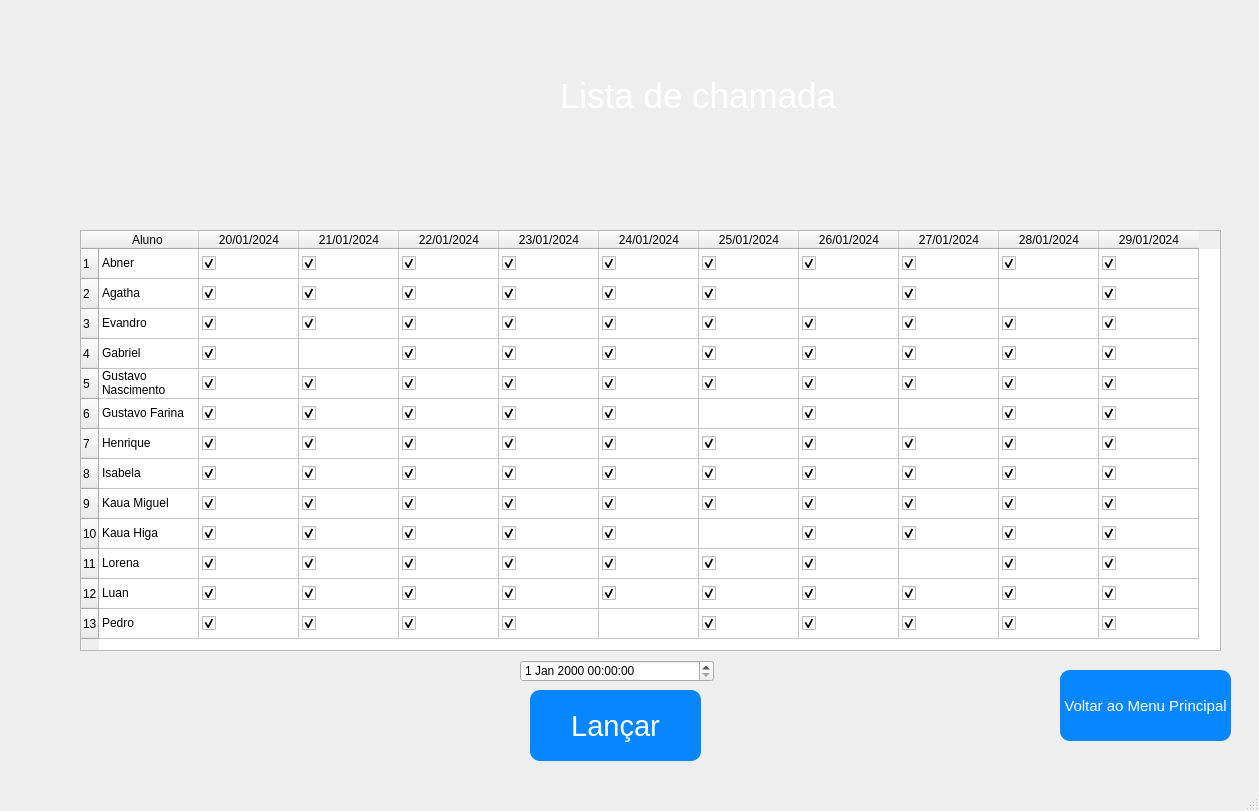
<?xml version="1.0" encoding="UTF-8"?>
<ui version="4.0">
 <class>MainWindow</class>
 <widget class="QMainWindow" name="MainWindow">
  <property name="geometry">
   <rect>
    <x>0</x>
    <y>0</y>
    <width>1259</width>
    <height>811</height>
   </rect>
  </property>
  <property name="windowTitle">
   <string>MainWindow</string>
  </property>
  <widget class="QWidget" name="centralwidget">
   <widget class="QLabel" name="label">
    <property name="geometry">
     <rect>
      <x>10</x>
      <y>10</y>
      <width>1271</width>
      <height>791</height>
     </rect>
    </property>
    <property name="font">
     <font>
      <pointsize>6</pointsize>
     </font>
    </property>
    <property name="text">
     <string/>
    </property>
    <property name="pixmap">
     <pixmap>../Imagens/5052425-abstrato-fundo-amarelo-e-azul-vetor.jpg</pixmap>
    </property>
    <property name="scaledContents">
     <bool>true</bool>
    </property>
   </widget>
   <widget class="QLabel" name="label_2">
    <property name="geometry">
     <rect>
      <x>0</x>
      <y>0</y>
      <width>481</width>
      <height>241</height>
     </rect>
    </property>
    <property name="text">
     <string/>
    </property>
    <property name="pixmap">
     <pixmap>../Imagens/Logo_Senac_COR.png</pixmap>
    </property>
    <property name="scaledContents">
     <bool>true</bool>
    </property>
   </widget>
   <widget class="QPushButton" name="avaliacao">
    <property name="geometry">
     <rect>
      <x>530</x>
      <y>690</y>
      <width>171</width>
      <height>71</height>
     </rect>
    </property>
    <property name="font">
     <font>
      <pointsize>22</pointsize>
     </font>
    </property>
    <property name="styleSheet">
     <string notr="true">background-color:#0787ff;
color:#ffffff;
border-radius:10px;
</string>
    </property>
    <property name="text">
     <string>Lançar</string>
    </property>
   </widget>
   <widget class="QLabel" name="label_3">
    <property name="geometry">
     <rect>
      <x>560</x>
      <y>50</y>
      <width>281</width>
      <height>91</height>
     </rect>
    </property>
    <property name="font">
     <font>
      <pointsize>26</pointsize>
     </font>
    </property>
    <property name="styleSheet">
     <string notr="true">color:#ffffff;</string>
    </property>
    <property name="text">
     <string>Lista de chamada</string>
    </property>
   </widget>
   <widget class="QTableWidget" name="tableWidget">
    <property name="geometry">
     <rect>
      <x>80</x>
      <y>230</y>
      <width>1141</width>
      <height>421</height>
     </rect>
    </property>
    <row>
     <property name="text">
      <string>1</string>
     </property>
    </row>
    <row>
     <property name="text">
      <string>2</string>
     </property>
    </row>
    <row>
     <property name="text">
      <string>3</string>
     </property>
    </row>
    <row>
     <property name="text">
      <string>4</string>
     </property>
    </row>
    <row>
     <property name="text">
      <string>5</string>
     </property>
    </row>
    <row>
     <property name="text">
      <string>6</string>
     </property>
    </row>
    <row>
     <property name="text">
      <string>7</string>
     </property>
    </row>
    <row>
     <property name="text">
      <string>8</string>
     </property>
    </row>
    <row>
     <property name="text">
      <string>9</string>
     </property>
    </row>
    <row>
     <property name="text">
      <string>10</string>
     </property>
    </row>
    <row>
     <property name="text">
      <string>11</string>
     </property>
    </row>
    <row>
     <property name="text">
      <string>12</string>
     </property>
    </row>
    <row>
     <property name="text">
      <string>13</string>
     </property>
    </row>
    <column>
     <property name="text">
      <string>Aluno </string>
     </property>
    </column>
    <column>
     <property name="text">
      <string>20/01/2024</string>
     </property>
    </column>
    <column>
     <property name="text">
      <string>21/01/2024</string>
     </property>
    </column>
    <column>
     <property name="text">
      <string>22/01/2024</string>
     </property>
    </column>
    <column>
     <property name="text">
      <string>23/01/2024</string>
     </property>
    </column>
    <column>
     <property name="text">
      <string>24/01/2024</string>
     </property>
    </column>
    <column>
     <property name="text">
      <string>25/01/2024</string>
     </property>
    </column>
    <column>
     <property name="text">
      <string>26/01/2024</string>
     </property>
    </column>
    <column>
     <property name="text">
      <string>27/01/2024</string>
     </property>
    </column>
    <column>
     <property name="text">
      <string>28/01/2024</string>
     </property>
    </column>
    <column>
     <property name="text">
      <string>29/01/2024</string>
     </property>
    </column>
    <item row="0" column="0">
     <property name="text">
      <string>Abner</string>
     </property>
    </item>
    <item row="0" column="1">
     <property name="text">
      <string/>
     </property>
     <property name="checkState">
      <enum>Checked</enum>
     </property>
    </item>
    <item row="0" column="2">
     <property name="text">
      <string/>
     </property>
     <property name="checkState">
      <enum>Checked</enum>
     </property>
    </item>
    <item row="0" column="3">
     <property name="text">
      <string/>
     </property>
     <property name="checkState">
      <enum>Checked</enum>
     </property>
    </item>
    <item row="0" column="4">
     <property name="text">
      <string/>
     </property>
     <property name="checkState">
      <enum>Checked</enum>
     </property>
    </item>
    <item row="0" column="5">
     <property name="text">
      <string/>
     </property>
     <property name="checkState">
      <enum>Checked</enum>
     </property>
    </item>
    <item row="0" column="6">
     <property name="text">
      <string/>
     </property>
     <property name="checkState">
      <enum>Checked</enum>
     </property>
    </item>
    <item row="0" column="7">
     <property name="text">
      <string/>
     </property>
     <property name="checkState">
      <enum>Checked</enum>
     </property>
    </item>
    <item row="0" column="8">
     <property name="text">
      <string/>
     </property>
     <property name="checkState">
      <enum>Checked</enum>
     </property>
    </item>
    <item row="0" column="9">
     <property name="text">
      <string/>
     </property>
     <property name="checkState">
      <enum>Checked</enum>
     </property>
    </item>
    <item row="0" column="10">
     <property name="text">
      <string/>
     </property>
     <property name="checkState">
      <enum>Checked</enum>
     </property>
    </item>
    <item row="1" column="0">
     <property name="text">
      <string>Agatha</string>
     </property>
    </item>
    <item row="1" column="1">
     <property name="text">
      <string/>
     </property>
     <property name="checkState">
      <enum>Checked</enum>
     </property>
    </item>
    <item row="1" column="2">
     <property name="text">
      <string/>
     </property>
     <property name="checkState">
      <enum>Checked</enum>
     </property>
    </item>
    <item row="1" column="3">
     <property name="text">
      <string/>
     </property>
     <property name="checkState">
      <enum>Checked</enum>
     </property>
    </item>
    <item row="1" column="4">
     <property name="text">
      <string/>
     </property>
     <property name="checkState">
      <enum>Checked</enum>
     </property>
    </item>
    <item row="1" column="5">
     <property name="text">
      <string/>
     </property>
     <property name="checkState">
      <enum>Checked</enum>
     </property>
    </item>
    <item row="1" column="6">
     <property name="text">
      <string/>
     </property>
     <property name="checkState">
      <enum>Checked</enum>
     </property>
    </item>
    <item row="1" column="7">
     <property name="text">
      <string/>
     </property>
     <property name="checkState">
      <enum>Unchecked</enum>
     </property>
    </item>
    <item row="1" column="8">
     <property name="text">
      <string/>
     </property>
     <property name="checkState">
      <enum>Checked</enum>
     </property>
    </item>
    <item row="1" column="9">
     <property name="text">
      <string/>
     </property>
     <property name="checkState">
      <enum>Unchecked</enum>
     </property>
    </item>
    <item row="1" column="10">
     <property name="text">
      <string/>
     </property>
     <property name="checkState">
      <enum>Checked</enum>
     </property>
    </item>
    <item row="2" column="0">
     <property name="text">
      <string>Evandro</string>
     </property>
    </item>
    <item row="2" column="1">
     <property name="text">
      <string/>
     </property>
     <property name="checkState">
      <enum>Checked</enum>
     </property>
    </item>
    <item row="2" column="2">
     <property name="text">
      <string/>
     </property>
     <property name="checkState">
      <enum>Checked</enum>
     </property>
    </item>
    <item row="2" column="3">
     <property name="text">
      <string/>
     </property>
     <property name="checkState">
      <enum>Checked</enum>
     </property>
    </item>
    <item row="2" column="4">
     <property name="text">
      <string/>
     </property>
     <property name="checkState">
      <enum>Checked</enum>
     </property>
    </item>
    <item row="2" column="5">
     <property name="text">
      <string/>
     </property>
     <property name="checkState">
      <enum>Checked</enum>
     </property>
    </item>
    <item row="2" column="6">
     <property name="text">
      <string/>
     </property>
     <property name="checkState">
      <enum>Checked</enum>
     </property>
    </item>
    <item row="2" column="7">
     <property name="text">
      <string/>
     </property>
     <property name="checkState">
      <enum>Checked</enum>
     </property>
    </item>
    <item row="2" column="8">
     <property name="text">
      <string/>
     </property>
     <property name="checkState">
      <enum>Checked</enum>
     </property>
    </item>
    <item row="2" column="9">
     <property name="text">
      <string/>
     </property>
     <property name="checkState">
      <enum>Checked</enum>
     </property>
    </item>
    <item row="2" column="10">
     <property name="text">
      <string/>
     </property>
     <property name="checkState">
      <enum>Checked</enum>
     </property>
    </item>
    <item row="3" column="0">
     <property name="text">
      <string>Gabriel</string>
     </property>
    </item>
    <item row="3" column="1">
     <property name="text">
      <string/>
     </property>
     <property name="checkState">
      <enum>Checked</enum>
     </property>
    </item>
    <item row="3" column="2">
     <property name="text">
      <string/>
     </property>
     <property name="checkState">
      <enum>Unchecked</enum>
     </property>
    </item>
    <item row="3" column="3">
     <property name="text">
      <string/>
     </property>
     <property name="checkState">
      <enum>Checked</enum>
     </property>
    </item>
    <item row="3" column="4">
     <property name="text">
      <string/>
     </property>
     <property name="checkState">
      <enum>Checked</enum>
     </property>
    </item>
    <item row="3" column="5">
     <property name="text">
      <string/>
     </property>
     <property name="checkState">
      <enum>Checked</enum>
     </property>
    </item>
    <item row="3" column="6">
     <property name="text">
      <string/>
     </property>
     <property name="checkState">
      <enum>Checked</enum>
     </property>
    </item>
    <item row="3" column="7">
     <property name="text">
      <string/>
     </property>
     <property name="checkState">
      <enum>Checked</enum>
     </property>
    </item>
    <item row="3" column="8">
     <property name="text">
      <string/>
     </property>
     <property name="checkState">
      <enum>Checked</enum>
     </property>
    </item>
    <item row="3" column="9">
     <property name="text">
      <string/>
     </property>
     <property name="checkState">
      <enum>Checked</enum>
     </property>
    </item>
    <item row="3" column="10">
     <property name="text">
      <string/>
     </property>
     <property name="checkState">
      <enum>Checked</enum>
     </property>
    </item>
    <item row="4" column="0">
     <property name="text">
      <string>Gustavo Nascimento</string>
     </property>
    </item>
    <item row="4" column="1">
     <property name="text">
      <string/>
     </property>
     <property name="checkState">
      <enum>Checked</enum>
     </property>
    </item>
    <item row="4" column="2">
     <property name="text">
      <string/>
     </property>
     <property name="checkState">
      <enum>Checked</enum>
     </property>
    </item>
    <item row="4" column="3">
     <property name="text">
      <string/>
     </property>
     <property name="checkState">
      <enum>Checked</enum>
     </property>
    </item>
    <item row="4" column="4">
     <property name="text">
      <string/>
     </property>
     <property name="checkState">
      <enum>Checked</enum>
     </property>
    </item>
    <item row="4" column="5">
     <property name="text">
      <string/>
     </property>
     <property name="checkState">
      <enum>Checked</enum>
     </property>
    </item>
    <item row="4" column="6">
     <property name="text">
      <string/>
     </property>
     <property name="checkState">
      <enum>Checked</enum>
     </property>
    </item>
    <item row="4" column="7">
     <property name="text">
      <string/>
     </property>
     <property name="checkState">
      <enum>Checked</enum>
     </property>
    </item>
    <item row="4" column="8">
     <property name="text">
      <string/>
     </property>
     <property name="checkState">
      <enum>Checked</enum>
     </property>
    </item>
    <item row="4" column="9">
     <property name="text">
      <string/>
     </property>
     <property name="checkState">
      <enum>Checked</enum>
     </property>
    </item>
    <item row="4" column="10">
     <property name="text">
      <string/>
     </property>
     <property name="checkState">
      <enum>Checked</enum>
     </property>
    </item>
    <item row="5" column="0">
     <property name="text">
      <string>Gustavo Farina</string>
     </property>
    </item>
    <item row="5" column="1">
     <property name="text">
      <string/>
     </property>
     <property name="checkState">
      <enum>Checked</enum>
     </property>
    </item>
    <item row="5" column="2">
     <property name="text">
      <string/>
     </property>
     <property name="checkState">
      <enum>Checked</enum>
     </property>
    </item>
    <item row="5" column="3">
     <property name="text">
      <string/>
     </property>
     <property name="checkState">
      <enum>Checked</enum>
     </property>
    </item>
    <item row="5" column="4">
     <property name="text">
      <string/>
     </property>
     <property name="checkState">
      <enum>Checked</enum>
     </property>
    </item>
    <item row="5" column="5">
     <property name="text">
      <string/>
     </property>
     <property name="checkState">
      <enum>Checked</enum>
     </property>
    </item>
    <item row="5" column="6">
     <property name="text">
      <string/>
     </property>
     <property name="checkState">
      <enum>Unchecked</enum>
     </property>
    </item>
    <item row="5" column="7">
     <property name="text">
      <string/>
     </property>
     <property name="checkState">
      <enum>Checked</enum>
     </property>
    </item>
    <item row="5" column="8">
     <property name="text">
      <string/>
     </property>
     <property name="checkState">
      <enum>Unchecked</enum>
     </property>
    </item>
    <item row="5" column="9">
     <property name="text">
      <string/>
     </property>
     <property name="checkState">
      <enum>Checked</enum>
     </property>
    </item>
    <item row="5" column="10">
     <property name="text">
      <string/>
     </property>
     <property name="checkState">
      <enum>Checked</enum>
     </property>
    </item>
    <item row="6" column="0">
     <property name="text">
      <string>Henrique</string>
     </property>
    </item>
    <item row="6" column="1">
     <property name="text">
      <string/>
     </property>
     <property name="checkState">
      <enum>Checked</enum>
     </property>
    </item>
    <item row="6" column="2">
     <property name="text">
      <string/>
     </property>
     <property name="checkState">
      <enum>Checked</enum>
     </property>
    </item>
    <item row="6" column="3">
     <property name="text">
      <string/>
     </property>
     <property name="checkState">
      <enum>Checked</enum>
     </property>
    </item>
    <item row="6" column="4">
     <property name="text">
      <string/>
     </property>
     <property name="checkState">
      <enum>Checked</enum>
     </property>
    </item>
    <item row="6" column="5">
     <property name="text">
      <string/>
     </property>
     <property name="checkState">
      <enum>Checked</enum>
     </property>
    </item>
    <item row="6" column="6">
     <property name="text">
      <string/>
     </property>
     <property name="checkState">
      <enum>Checked</enum>
     </property>
    </item>
    <item row="6" column="7">
     <property name="text">
      <string/>
     </property>
     <property name="checkState">
      <enum>Checked</enum>
     </property>
    </item>
    <item row="6" column="8">
     <property name="text">
      <string/>
     </property>
     <property name="checkState">
      <enum>Checked</enum>
     </property>
    </item>
    <item row="6" column="9">
     <property name="text">
      <string/>
     </property>
     <property name="checkState">
      <enum>Checked</enum>
     </property>
    </item>
    <item row="6" column="10">
     <property name="text">
      <string/>
     </property>
     <property name="checkState">
      <enum>Checked</enum>
     </property>
    </item>
    <item row="7" column="0">
     <property name="text">
      <string>Isabela</string>
     </property>
    </item>
    <item row="7" column="1">
     <property name="text">
      <string/>
     </property>
     <property name="checkState">
      <enum>Checked</enum>
     </property>
    </item>
    <item row="7" column="2">
     <property name="text">
      <string/>
     </property>
     <property name="checkState">
      <enum>Checked</enum>
     </property>
    </item>
    <item row="7" column="3">
     <property name="text">
      <string/>
     </property>
     <property name="checkState">
      <enum>Checked</enum>
     </property>
    </item>
    <item row="7" column="4">
     <property name="text">
      <string/>
     </property>
     <property name="checkState">
      <enum>Checked</enum>
     </property>
    </item>
    <item row="7" column="5">
     <property name="text">
      <string/>
     </property>
     <property name="checkState">
      <enum>Checked</enum>
     </property>
    </item>
    <item row="7" column="6">
     <property name="text">
      <string/>
     </property>
     <property name="checkState">
      <enum>Checked</enum>
     </property>
    </item>
    <item row="7" column="7">
     <property name="text">
      <string/>
     </property>
     <property name="checkState">
      <enum>Checked</enum>
     </property>
    </item>
    <item row="7" column="8">
     <property name="text">
      <string/>
     </property>
     <property name="checkState">
      <enum>Checked</enum>
     </property>
    </item>
    <item row="7" column="9">
     <property name="text">
      <string/>
     </property>
     <property name="checkState">
      <enum>Checked</enum>
     </property>
    </item>
    <item row="7" column="10">
     <property name="text">
      <string/>
     </property>
     <property name="checkState">
      <enum>Checked</enum>
     </property>
    </item>
    <item row="8" column="0">
     <property name="text">
      <string>Kaua Miguel</string>
     </property>
    </item>
    <item row="8" column="1">
     <property name="text">
      <string/>
     </property>
     <property name="checkState">
      <enum>Checked</enum>
     </property>
    </item>
    <item row="8" column="2">
     <property name="text">
      <string/>
     </property>
     <property name="checkState">
      <enum>Checked</enum>
     </property>
    </item>
    <item row="8" column="3">
     <property name="text">
      <string/>
     </property>
     <property name="checkState">
      <enum>Checked</enum>
     </property>
    </item>
    <item row="8" column="4">
     <property name="text">
      <string/>
     </property>
     <property name="checkState">
      <enum>Checked</enum>
     </property>
    </item>
    <item row="8" column="5">
     <property name="text">
      <string/>
     </property>
     <property name="checkState">
      <enum>Checked</enum>
     </property>
    </item>
    <item row="8" column="6">
     <property name="text">
      <string/>
     </property>
     <property name="checkState">
      <enum>Checked</enum>
     </property>
    </item>
    <item row="8" column="7">
     <property name="text">
      <string/>
     </property>
     <property name="checkState">
      <enum>Checked</enum>
     </property>
    </item>
    <item row="8" column="8">
     <property name="text">
      <string/>
     </property>
     <property name="checkState">
      <enum>Checked</enum>
     </property>
    </item>
    <item row="8" column="9">
     <property name="text">
      <string/>
     </property>
     <property name="checkState">
      <enum>Checked</enum>
     </property>
    </item>
    <item row="8" column="10">
     <property name="text">
      <string/>
     </property>
     <property name="checkState">
      <enum>Checked</enum>
     </property>
    </item>
    <item row="9" column="0">
     <property name="text">
      <string>Kaua Higa</string>
     </property>
    </item>
    <item row="9" column="1">
     <property name="text">
      <string/>
     </property>
     <property name="checkState">
      <enum>Checked</enum>
     </property>
    </item>
    <item row="9" column="2">
     <property name="text">
      <string/>
     </property>
     <property name="checkState">
      <enum>Checked</enum>
     </property>
    </item>
    <item row="9" column="3">
     <property name="text">
      <string/>
     </property>
     <property name="checkState">
      <enum>Checked</enum>
     </property>
    </item>
    <item row="9" column="4">
     <property name="text">
      <string/>
     </property>
     <property name="checkState">
      <enum>Checked</enum>
     </property>
    </item>
    <item row="9" column="5">
     <property name="text">
      <string/>
     </property>
     <property name="checkState">
      <enum>Checked</enum>
     </property>
    </item>
    <item row="9" column="6">
     <property name="text">
      <string/>
     </property>
     <property name="checkState">
      <enum>Unchecked</enum>
     </property>
    </item>
    <item row="9" column="7">
     <property name="text">
      <string/>
     </property>
     <property name="checkState">
      <enum>Checked</enum>
     </property>
    </item>
    <item row="9" column="8">
     <property name="text">
      <string/>
     </property>
     <property name="checkState">
      <enum>Checked</enum>
     </property>
    </item>
    <item row="9" column="9">
     <property name="text">
      <string/>
     </property>
     <property name="checkState">
      <enum>Checked</enum>
     </property>
    </item>
    <item row="9" column="10">
     <property name="text">
      <string/>
     </property>
     <property name="checkState">
      <enum>Checked</enum>
     </property>
    </item>
    <item row="10" column="0">
     <property name="text">
      <string>Lorena</string>
     </property>
    </item>
    <item row="10" column="1">
     <property name="text">
      <string/>
     </property>
     <property name="checkState">
      <enum>Checked</enum>
     </property>
    </item>
    <item row="10" column="2">
     <property name="text">
      <string/>
     </property>
     <property name="checkState">
      <enum>Checked</enum>
     </property>
    </item>
    <item row="10" column="3">
     <property name="text">
      <string/>
     </property>
     <property name="checkState">
      <enum>Checked</enum>
     </property>
    </item>
    <item row="10" column="4">
     <property name="text">
      <string/>
     </property>
     <property name="checkState">
      <enum>Checked</enum>
     </property>
    </item>
    <item row="10" column="5">
     <property name="text">
      <string/>
     </property>
     <property name="checkState">
      <enum>Checked</enum>
     </property>
    </item>
    <item row="10" column="6">
     <property name="text">
      <string/>
     </property>
     <property name="checkState">
      <enum>Checked</enum>
     </property>
    </item>
    <item row="10" column="7">
     <property name="text">
      <string/>
     </property>
     <property name="checkState">
      <enum>Checked</enum>
     </property>
    </item>
    <item row="10" column="8">
     <property name="text">
      <string/>
     </property>
     <property name="checkState">
      <enum>Unchecked</enum>
     </property>
    </item>
    <item row="10" column="9">
     <property name="text">
      <string/>
     </property>
     <property name="checkState">
      <enum>Checked</enum>
     </property>
    </item>
    <item row="10" column="10">
     <property name="text">
      <string/>
     </property>
     <property name="checkState">
      <enum>Checked</enum>
     </property>
    </item>
    <item row="11" column="0">
     <property name="text">
      <string>Luan</string>
     </property>
    </item>
    <item row="11" column="1">
     <property name="text">
      <string/>
     </property>
     <property name="checkState">
      <enum>Checked</enum>
     </property>
    </item>
    <item row="11" column="2">
     <property name="text">
      <string/>
     </property>
     <property name="checkState">
      <enum>Checked</enum>
     </property>
    </item>
    <item row="11" column="3">
     <property name="text">
      <string/>
     </property>
     <property name="checkState">
      <enum>Checked</enum>
     </property>
    </item>
    <item row="11" column="4">
     <property name="text">
      <string/>
     </property>
     <property name="checkState">
      <enum>Checked</enum>
     </property>
    </item>
    <item row="11" column="5">
     <property name="text">
      <string/>
     </property>
     <property name="checkState">
      <enum>Checked</enum>
     </property>
    </item>
    <item row="11" column="6">
     <property name="text">
      <string/>
     </property>
     <property name="checkState">
      <enum>Checked</enum>
     </property>
    </item>
    <item row="11" column="7">
     <property name="text">
      <string/>
     </property>
     <property name="checkState">
      <enum>Checked</enum>
     </property>
    </item>
    <item row="11" column="8">
     <property name="text">
      <string/>
     </property>
     <property name="checkState">
      <enum>Checked</enum>
     </property>
    </item>
    <item row="11" column="9">
     <property name="text">
      <string/>
     </property>
     <property name="checkState">
      <enum>Checked</enum>
     </property>
    </item>
    <item row="11" column="10">
     <property name="text">
      <string/>
     </property>
     <property name="checkState">
      <enum>Checked</enum>
     </property>
    </item>
    <item row="12" column="0">
     <property name="text">
      <string>Pedro</string>
     </property>
    </item>
    <item row="12" column="1">
     <property name="text">
      <string/>
     </property>
     <property name="checkState">
      <enum>Checked</enum>
     </property>
    </item>
    <item row="12" column="2">
     <property name="text">
      <string/>
     </property>
     <property name="checkState">
      <enum>Checked</enum>
     </property>
    </item>
    <item row="12" column="3">
     <property name="text">
      <string/>
     </property>
     <property name="checkState">
      <enum>Checked</enum>
     </property>
    </item>
    <item row="12" column="4">
     <property name="text">
      <string/>
     </property>
     <property name="checkState">
      <enum>Checked</enum>
     </property>
    </item>
    <item row="12" column="5">
     <property name="text">
      <string/>
     </property>
     <property name="checkState">
      <enum>Unchecked</enum>
     </property>
    </item>
    <item row="12" column="6">
     <property name="text">
      <string/>
     </property>
     <property name="checkState">
      <enum>Checked</enum>
     </property>
    </item>
    <item row="12" column="7">
     <property name="text">
      <string/>
     </property>
     <property name="checkState">
      <enum>Checked</enum>
     </property>
    </item>
    <item row="12" column="8">
     <property name="text">
      <string/>
     </property>
     <property name="checkState">
      <enum>Checked</enum>
     </property>
    </item>
    <item row="12" column="9">
     <property name="text">
      <string/>
     </property>
     <property name="checkState">
      <enum>Checked</enum>
     </property>
    </item>
    <item row="12" column="10">
     <property name="text">
      <string/>
     </property>
     <property name="checkState">
      <enum>Checked</enum>
     </property>
    </item>
   </widget>
   <widget class="QDateTimeEdit" name="dateTimeEdit">
    <property name="geometry">
     <rect>
      <x>520</x>
      <y>660</y>
      <width>194</width>
      <height>22</height>
     </rect>
    </property>
   </widget>
   <widget class="QPushButton" name="voltar">
    <property name="geometry">
     <rect>
      <x>1060</x>
      <y>670</y>
      <width>171</width>
      <height>71</height>
     </rect>
    </property>
    <property name="font">
     <font>
      <pointsize>11</pointsize>
     </font>
    </property>
    <property name="styleSheet">
     <string notr="true">background-color:#0787ff;
color:#ffffff;
border-radius:10px;
</string>
    </property>
    <property name="text">
     <string>Voltar ao Menu Principal</string>
    </property>
   </widget>
  </widget>
  <widget class="QMenuBar" name="menubar">
   <property name="geometry">
    <rect>
     <x>0</x>
     <y>0</y>
     <width>1259</width>
     <height>21</height>
    </rect>
   </property>
  </widget>
  <widget class="QStatusBar" name="statusbar"/>
 </widget>
 <resources/>
 <connections/>
</ui>
